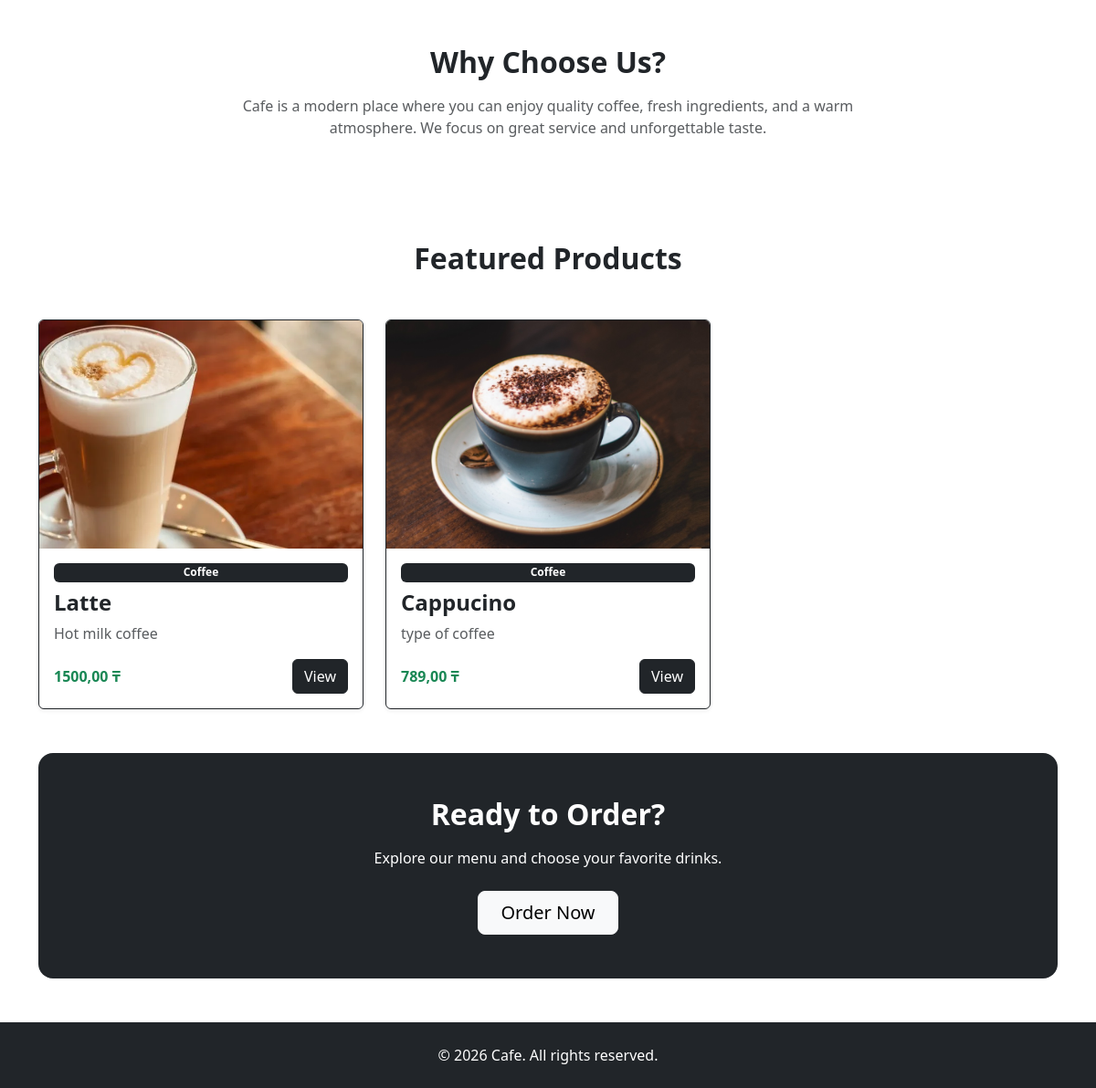
The app's page / (lower part), older data.
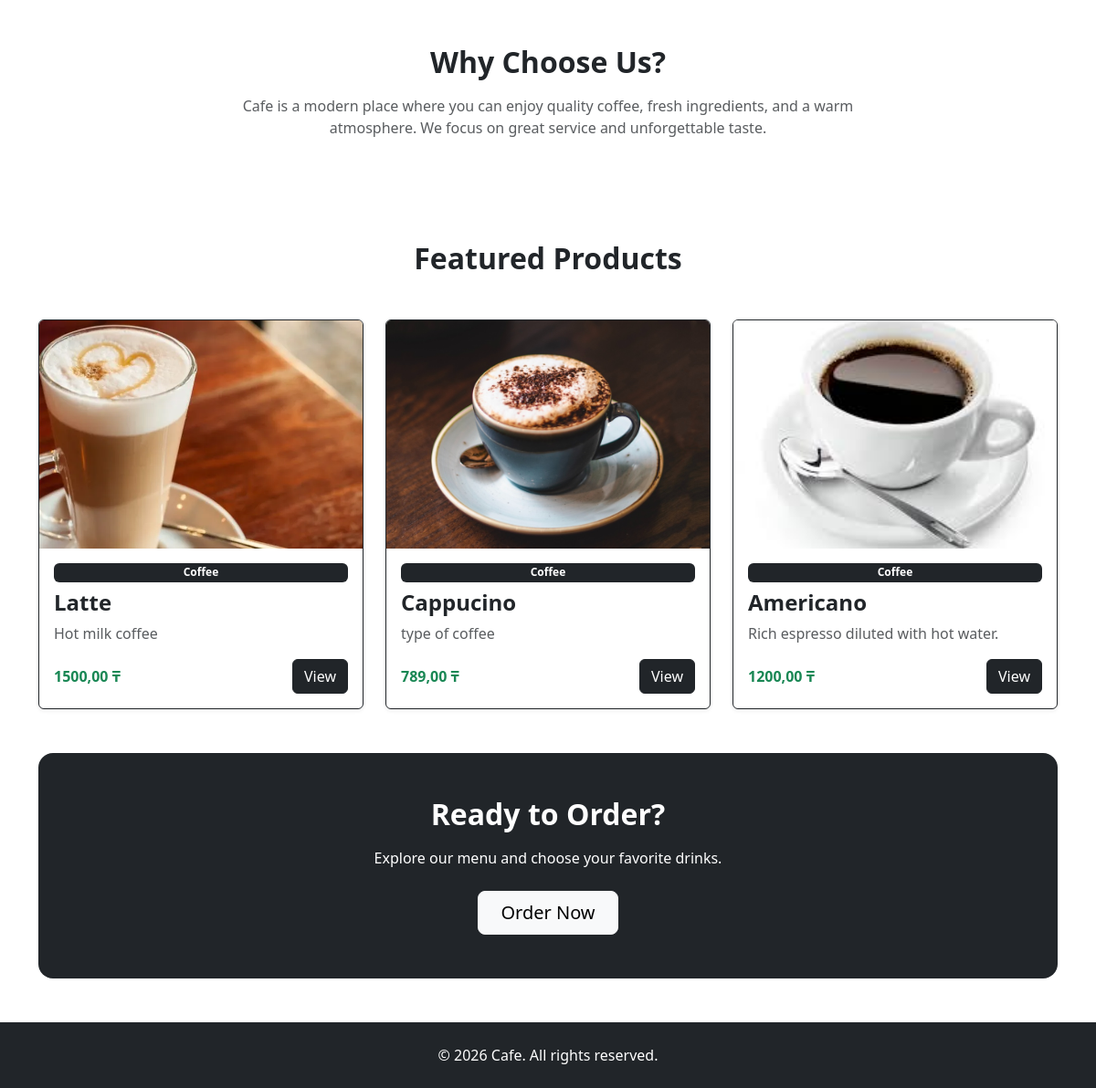
The same page, newer data.
### menu/models.py (models this page shows, shortened)
class Product(models.Model):
    category = models.ForeignKey(Category, on_delete=models.CASCADE)
    name = models.CharField(max_length=200)
    description = models.TextField(blank=True, null=True)
    price = models.DecimalField(max_digits=10, decimal_places=2)
    image = models.ImageField(upload_to='menu/',blank=True, null=True)
    available = models.BooleanField(default=True)

class Category(models.Model):
    name = models.CharField(max_length=200)

### core/views.py (the view)
# urls.py: path('',views.index,name='home'),
def index(request):
    featured_products = Product.objects.all()[:3]
    context = {'featured_products': featured_products}
    return render(request, 'core/index.html',context)

### orders/cart.py (called while the page is built)
    def __len__(self):
        return sum(item['quantity'] for item in self.cart.values())

### orders/context_processors.py (called while the page is built)
def cart(request):
    return {'cart':Cart(request)}

### core/templates/core/index.html (shortened to what this page needs)
{% extends 'base.html' %}
{% block content %}
<section class="py-5 text-center border-dark">
    <h2 class="fw-bold mb-3">Why Choose Us?</h2>
    <p class="text-muted mx-auto" style="max-width:700px;">
        Cafe is a modern place where you can enjoy quality coffee,
        fresh ingredients, and a warm atmosphere. We focus on great
        service and unforgettable taste.
    </p>
</section>
<div class="mt-5">
    <h2 class="fw-bold text-center mb-5">
        Featured Products
    </h2>
    <div class="row g-4">
        {% for product in featured_products %}
        <div class="col-md-4">
            <div class="card h-100 shadow-sm border-dark">
                {% if product.image %}
                    <img src="{{ product.image.url }}"
                         class="card-img-top"
                         style="height:250px; object-fit:cover;">
                {% endif %}
                <div class="card-body d-flex flex-column">
                    <span class="badge bg-dark mb-2">
                        {{ product.category.name }}
                    </span>
                    <h4 class="fw-bold">
                        {{ product.name }}
                    </h4>
                    <p class="text-muted">
                        {{ product.description }}
                    </p>
                    <div class="mt-auto d-flex justify-content-between align-items-center">
                        <span class="fw-bold text-success">
                            {{ product.price }} ₸
                        </span>
                        <a href="{% url 'product_detail' product.id %}"
                           class="btn btn-dark">
                            View
                        </a>
                    </div>
                </div>
            </div>
        </div>
        {% endfor %}
    </div>
</div>
<section class="bg-dark text-white text-center rounded-4 p-5 mt-5">
    <h2 class="fw-bold mb-3">Ready to Order?</h2>
    <p class="mb-4">
        Explore our menu and choose your favorite drinks.
    </p>
    <a href="/menu/" class="btn btn-light btn-lg px-4">
        Order Now
    </a>
</section>
{% endblock %}

Row changes from the older to the newer data that the page shows:
added Product: image (picture), category.name "Coffee", name "Americano", description "Rich espresso diluted with hot water.", price "1200,00"
